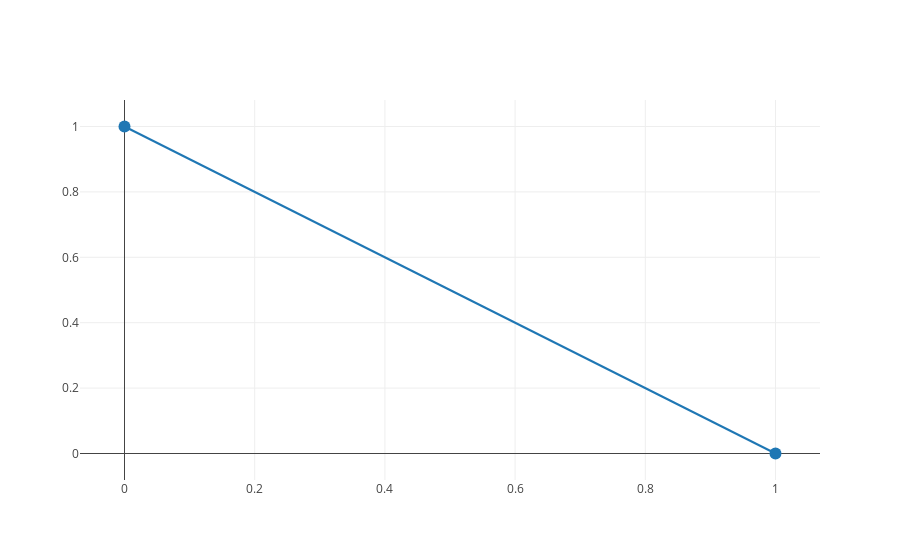

Notebook code cell kept with this figure:
### Code cell
import numpy as np
import plotly.offline as py
from IPython.display import display, HTML

py.init_notebook_mode(connected=True)

stream_token = 's0'
py.iplot(
    [
        {
            'x': [0, 1],
            'y': [1, 0],
            'type': 'scatter', 
            'mode': 'lines+markers',
            'marker': {
                'size': 12
            },
            'stream': {
                'token': stream_token, 
            }
        }
    ],
    filename='basic-stream'
)

### Figure 1 — Plotly figure (JSON) as saved in the notebook; plotly's stock layout.template omitted (floating-point values rounded to 4 significant figures)
{"data": [{"marker": {"size": 12}, "mode": "lines+markers", "stream": {"token": "s0"}, "type": "scatter", "x": [0, 1], "y": [1, 0]}], "layout": {}}
